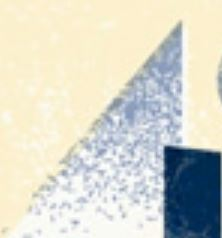
#> input picture noisydegrade.jpg, 222 x 238 px
$ python pastel_polygon_treatment.py ../noisydegrade.jpg out.png 5
#> lines starting #> are read from the running program, lines starting #| are printed output that depends on the picture
from __future__ import annotations

import math
import random
import sys
from pathlib import Path

from PIL import Image, ImageChops, ImageDraw, ImageEnhance, ImageFilter, ImageOps


PALETTE = [
    (255, 116, 88, 210),
    (255, 164, 54, 196),
    (255, 110, 168, 188),
    (255, 214, 70, 184),
    (104, 218, 255, 186),
    (255, 145, 104, 176),
]


def fit_cover(image: Image.Image, size: tuple[int, int]) -> Image.Image:
    src_w, src_h = image.size
    dst_w, dst_h = size
    scale = max(dst_w / src_w, dst_h / src_h)
    resized = image.resize((int(src_w * scale), int(src_h * scale)), Image.Resampling.LANCZOS)
    left = (resized.width - dst_w) // 2
    top = (resized.height - dst_h) // 2
    return resized.crop((left, top, left + dst_w, top + dst_h))


def build_subject_mask(size: tuple[int, int]) -> Image.Image:
    width, height = size
    mask = Image.new("L", size, 0)
    draw = ImageDraw.Draw(mask)
    draw.ellipse((width * 0.18, height * 0.16, width * 0.82, height * 0.9), fill=190)
    draw.rectangle((width * 0.14, height * 0.32, width * 0.86, height * 0.74), fill=205)
    draw.ellipse((width * 0.08, height * 0.28, width * 0.34, height * 0.72), fill=156)
    draw.ellipse((width * 0.66, height * 0.26, width * 0.94, height * 0.74), fill=122)
    return mask.filter(ImageFilter.GaussianBlur(28))


def add_polygons(base: Image.Image, rng: random.Random, focus_box: tuple[int, int, int, int]) -> Image.Image:
    width, height = base.size
    overlay = Image.new("RGBA", base.size, (255, 255, 255, 0))
    draw = ImageDraw.Draw(overlay, "RGBA")
    x0, y0, x1, y1 = focus_box

    for _ in range(210):
        cx = rng.uniform(x0, x1)
        cy = rng.uniform(y0, y1)
        radius = rng.uniform(width * 0.035, width * 0.13)
        angle = rng.uniform(0, math.pi * 2)
        points = []
        for index in range(3):
            theta = angle + index * (math.pi * 2 / 3) + rng.uniform(-0.3, 0.3)
            local_radius = radius * rng.uniform(0.6, 1.15)
            px = cx + math.cos(theta) * local_radius
            py = cy + math.sin(theta) * local_radius
            points.append((px, py))
        draw.polygon(points, fill=rng.choice(PALETTE))

    for _ in range(26):
        cx = rng.uniform(width * 0.08, width * 0.92)
        cy = rng.uniform(height * 0.2, height * 0.78)
        radius = rng.uniform(width * 0.02, width * 0.05)
        points = []
        for index in range(3):
            theta = rng.uniform(0, math.pi * 2) + index * 2.1
            points.append((cx + math.cos(theta) * radius, cy + math.sin(theta) * radius))
        draw.polygon(points, fill=rng.choice(PALETTE[:-1]))

    return overlay.filter(ImageFilter.GaussianBlur(1.2))


def shrink_subject(source: Image.Image, canvas_size: tuple[int, int]) -> Image.Image:
    width, height = canvas_size
    focus_crop = source.crop((120, 10, 650, 495))
    subject_w = int(width * 0.4)
    subject_h = int(height * 0.56)

    fitted = fit_cover(focus_crop, (subject_w, subject_h))
    fitted = ImageEnhance.Color(fitted).enhance(0.9)
    fitted = ImageEnhance.Contrast(fitted).enhance(0.68)
    fitted = ImageEnhance.Brightness(fitted).enhance(1.12)
    fitted = fitted.filter(ImageFilter.GaussianBlur(1.6))

    canvas = Image.new("RGBA", canvas_size, (255, 255, 255, 0))
    left = (width - subject_w) // 2
    top = int(height * 0.2)

    mask = Image.new("L", (subject_w, subject_h), 0)
    mask_draw = ImageDraw.Draw(mask)
    mask_draw.ellipse((8, 4, subject_w - 8, subject_h - 10), fill=220)
    mask_draw.polygon(
        [
            (subject_w * 0.1, subject_h * 0.7),
            (subject_w * 0.24, subject_h * 0.12),
            (subject_w * 0.78, subject_h * 0.08),
            (subject_w * 0.92, subject_h * 0.62),
            (subject_w * 0.74, subject_h * 0.94),
            (subject_w * 0.2, subject_h * 0.9),
        ],
        fill=232,
    )
    mask = mask.filter(ImageFilter.GaussianBlur(18))

    layer = Image.new("RGBA", (subject_w, subject_h), (255, 255, 255, 0))
    layer.paste(fitted.convert("RGBA"), (0, 0))
    alpha_canvas = Image.new("L", canvas_size, 0)
    alpha_canvas.paste(mask, (left, top))
    canvas.alpha_composite(layer, (left, top))
    canvas.putalpha(alpha_canvas)
    return canvas


def build_subject_island_mask(size: tuple[int, int]) -> Image.Image:
    width, height = size
    mask = Image.new("L", size, 0)
    draw = ImageDraw.Draw(mask)
    draw.polygon(
        [
            (300, 130),
            (420, 110),
            (585, 120),
            (710, 154),
            (756, 238),
            (714, 336),
            (568, 384),
            (396, 360),
            (282, 300),
            (238, 208),
        ],
        fill=230,
    )
    draw.ellipse((252, 118, 744, 392), fill=184)
    return mask.filter(ImageFilter.GaussianBlur(34))


def add_edge_polygons(size: tuple[int, int], rng: random.Random) -> Image.Image:
    width, height = size
    overlay = Image.new("RGBA", size, (255, 255, 255, 0))
    draw = ImageDraw.Draw(overlay, "RGBA")

    clusters = [
        (0.16, 0.48, 16),
        (0.32, 0.34, 14),
        (0.67, 0.35, 14),
        (0.84, 0.48, 16),
        (0.5, 0.68, 14),
    ]

    for cx_ratio, cy_ratio, count in clusters:
        cx = width * cx_ratio
        cy = height * cy_ratio
        for _ in range(count):
            radius = rng.uniform(width * 0.05, width * 0.11)
            local_cx = cx + rng.uniform(-width * 0.08, width * 0.08)
            local_cy = cy + rng.uniform(-height * 0.1, height * 0.1)
            angle = rng.uniform(0, math.pi * 2)
            points = []
            for index in range(3):
                theta = angle + index * (math.pi * 2 / 3) + rng.uniform(-0.16, 0.16)
                points.append(
                    (
                        local_cx + math.cos(theta) * radius * rng.uniform(0.9, 1.15),
                        local_cy + math.sin(theta) * radius * rng.uniform(0.9, 1.15),
                    )
                )
            draw.polygon(points, fill=rng.choice(PALETTE))

    return overlay.filter(ImageFilter.GaussianBlur(0.8))


def main() -> int:
    if len(sys.argv) < 3:
        print("Usage: python scripts/pastel_polygon_treatment.py <input> <output> [seed]")
        return 1

    input_path = Path(sys.argv[1])
    output_path = Path(sys.argv[2])
    seed = int(sys.argv[3]) if len(sys.argv) > 3 else 17
    rng = random.Random(seed)

    canvas_size = (1024, 512)
    source = Image.open(input_path).convert("RGB")
#> source is the input picture: PIL image 222x238 RGB; mean R, G, B 213.3, 213.5, 201.7
    source = fit_cover(source, canvas_size)

    softened = ImageEnhance.Color(source).enhance(0.88)
    softened = ImageEnhance.Contrast(softened).enhance(0.76)
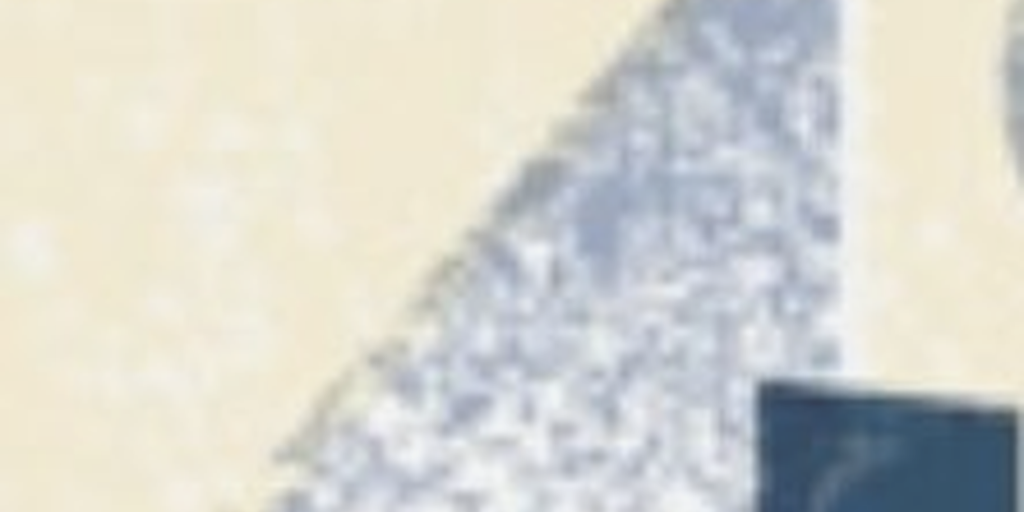
#> softened: PIL image 1024x512 RGB; mean R, G, B 213.1, 213.3, 206.1
    softened = ImageEnhance.Brightness(softened).enhance(1.06)

    white_bg = Image.new("RGB", canvas_size, (248, 245, 240))
    subject_layer = shrink_subject(softened, canvas_size)
#> in shrink_subject, `focus_crop = source.crop((120, 10, 650, 495))`:
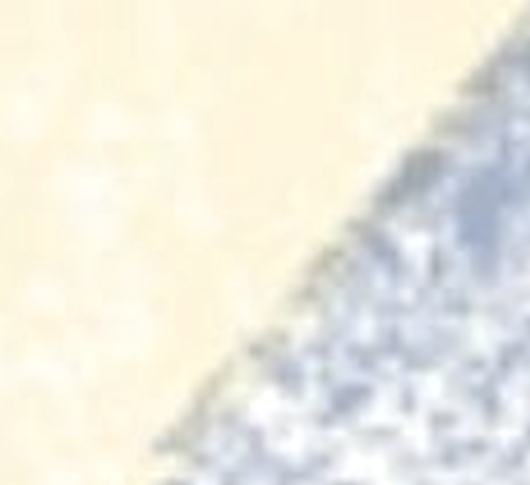
#> focus_crop: PIL image 530x485 RGB; mean R, G, B 237.5, 235.5, 224.4
#> in shrink_subject, `fitted = ImageEnhance.Brightness(fitted).enhance(1.12)`:
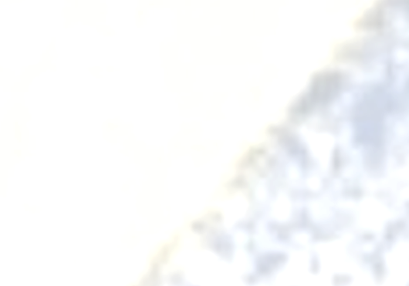
#> fitted: PIL image 409x286 RGB; mean R, G, B 249.1, 250.2, 251.1
#> in shrink_subject, `mask = Image.new("L", (subject_w, subject_h), 0)`: mask: PIL image 409x286 L; every value is 0
#> in shrink_subject, `mask = mask.filter(ImageFilter.GaussianBlur(18))`:
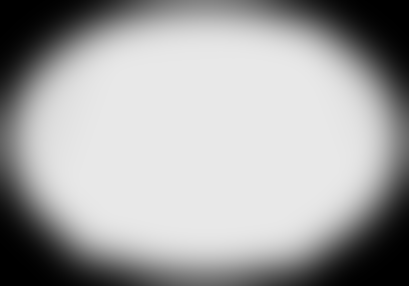
#> mask: PIL image 409x286 L; min 0, max 232, mean 164
#> in shrink_subject, `alpha_canvas = Image.new("L", canvas_size, 0)`: alpha_canvas: PIL image 1024x512 L; every value is 0
    island_mask = build_subject_island_mask(canvas_size)
#> in build_subject_island_mask, `return mask.filter(ImageFilter.GaussianBlur(34))`:
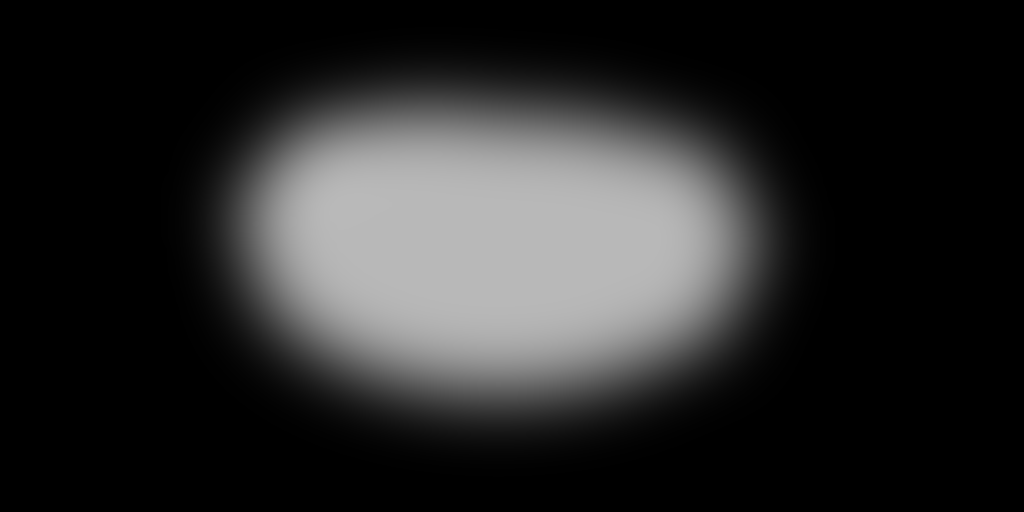
#> returned value: PIL image 1024x512 L; min 0, max 185, mean 41.2

    merged = Image.new("RGBA", canvas_size, (252, 249, 244, 255))
    merged.alpha_composite(subject_layer)

    haze = Image.new("RGBA", canvas_size, (255, 255, 255, 0))
    haze_draw = ImageDraw.Draw(haze, "RGBA")
    haze_draw.ellipse((-120, -60, 480, 420), fill=(255, 174, 88, 34))
    haze_draw.ellipse((580, -40, 1140, 420), fill=(255, 156, 74, 30))
    haze_draw.ellipse((260, 60, 850, 500), fill=(255, 124, 184, 26))
    haze_draw.ellipse((140, -40, 980, 360), fill=(104, 218, 255, 24))
    haze = haze.filter(ImageFilter.GaussianBlur(30))

    polygons = add_polygons(merged.convert("RGBA"), rng, (212, 96, 808, 406))
#> the loop in add_polygons, `for _ in range(26):` made 26 passes
#> (cx, cy, radius) on passes 1 to 12: (878.8, 250.7, 22.77), (158.4, 126.6, 28.47), (451.6, 248.2, 32.63), (106.5, 353.5, 28.87), (619.7, 215.4, 34.81), (295.9, 339, 32.52), (872.7, 162, 36.76), (551.9, 187.1, 36.89), (569.7, 158.9, 22.05), (837.7, 106.1, 30.09), (372, 219.9, 28.07), (263.2, 220.4, 24.15)
    edge_polygons = add_edge_polygons(canvas_size, rng)

    ribbon_mask = Image.new("L", canvas_size, 0)
    ribbon_draw = ImageDraw.Draw(ribbon_mask)
    ribbon_draw.polygon(
        [
            (85, 245),
            (240, 146),
            (545, 112),
            (845, 170),
            (948, 245),
            (860, 338),
            (530, 394),
            (205, 352),
        ],
        fill=255,
    )
    ribbon_mask = ribbon_mask.filter(ImageFilter.GaussianBlur(28))

    polygon_band = Image.composite(polygons, Image.new("RGBA", canvas_size, (255, 255, 255, 0)), ribbon_mask)
    edge_band = Image.composite(edge_polygons, Image.new("RGBA", canvas_size, (255, 255, 255, 0)), ImageChops.lighter(ribbon_mask, ImageOps.invert(island_mask)))

    result = Image.alpha_composite(merged.convert("RGBA"), haze)
    result = Image.alpha_composite(result, edge_band)
    result = Image.alpha_composite(result, polygon_band)

    ghost_subject = subject_layer.copy()
    ghost_subject.putalpha(subject_layer.getchannel("A").point(lambda value: int(value * 0.62)))
    result = Image.alpha_composite(result, ghost_subject)

    bloom = result.filter(ImageFilter.GaussianBlur(16))
    result = Image.blend(result, bloom, 0.16)

    fade_mask = Image.new("L", canvas_size, 0)
    fade_draw = ImageDraw.Draw(fade_mask)
    fade_draw.ellipse((145, 100, 880, 410), fill=110)
    fade_draw.polygon([(58, 256), (236, 122), (800, 118), (970, 256), (808, 392), (220, 388)], fill=96)
    fade_mask = fade_mask.filter(ImageFilter.GaussianBlur(82))
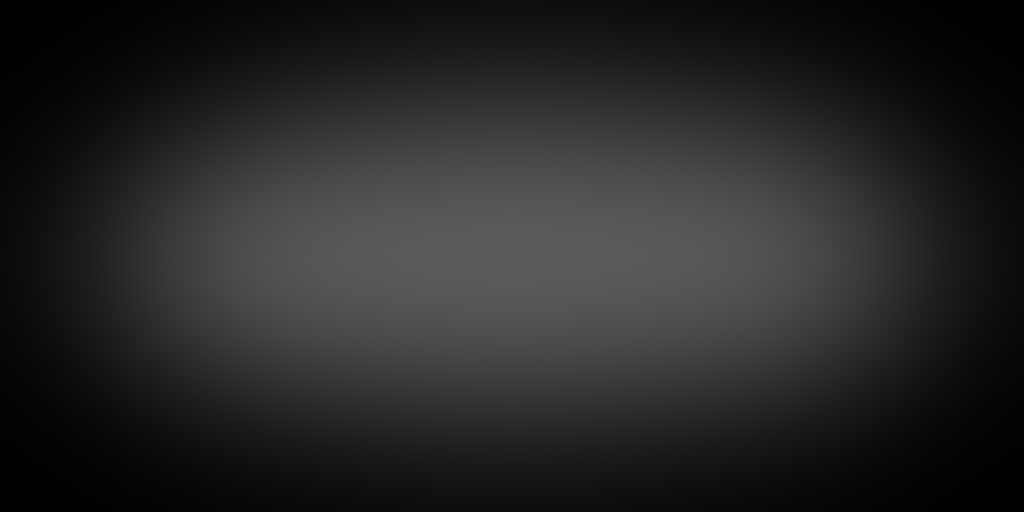
#> fade_mask: PIL image 1024x512 L; min 0, max 90, mean 38.2
    result = Image.composite(result, Image.new("RGBA", canvas_size, (248, 245, 240, 255)), fade_mask)
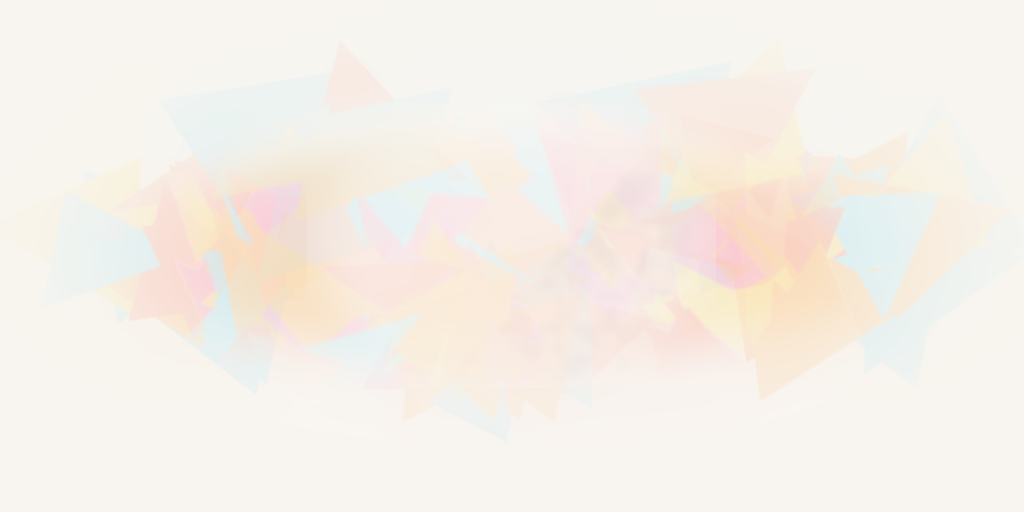
#> result: PIL image 1024x512 RGBA; mean R, G, B, A 246.3, 240.2, 233, 255

    veil = Image.new("RGBA", canvas_size, (255, 248, 240, 18))
    result = Image.alpha_composite(result, veil)

    output_path.parent.mkdir(parents=True, exist_ok=True)
    result.convert("RGB").save(output_path, quality=96)
    print(output_path)
    return 0


if __name__ == "__main__":
    raise SystemExit(main())
#> (the program exits here)
